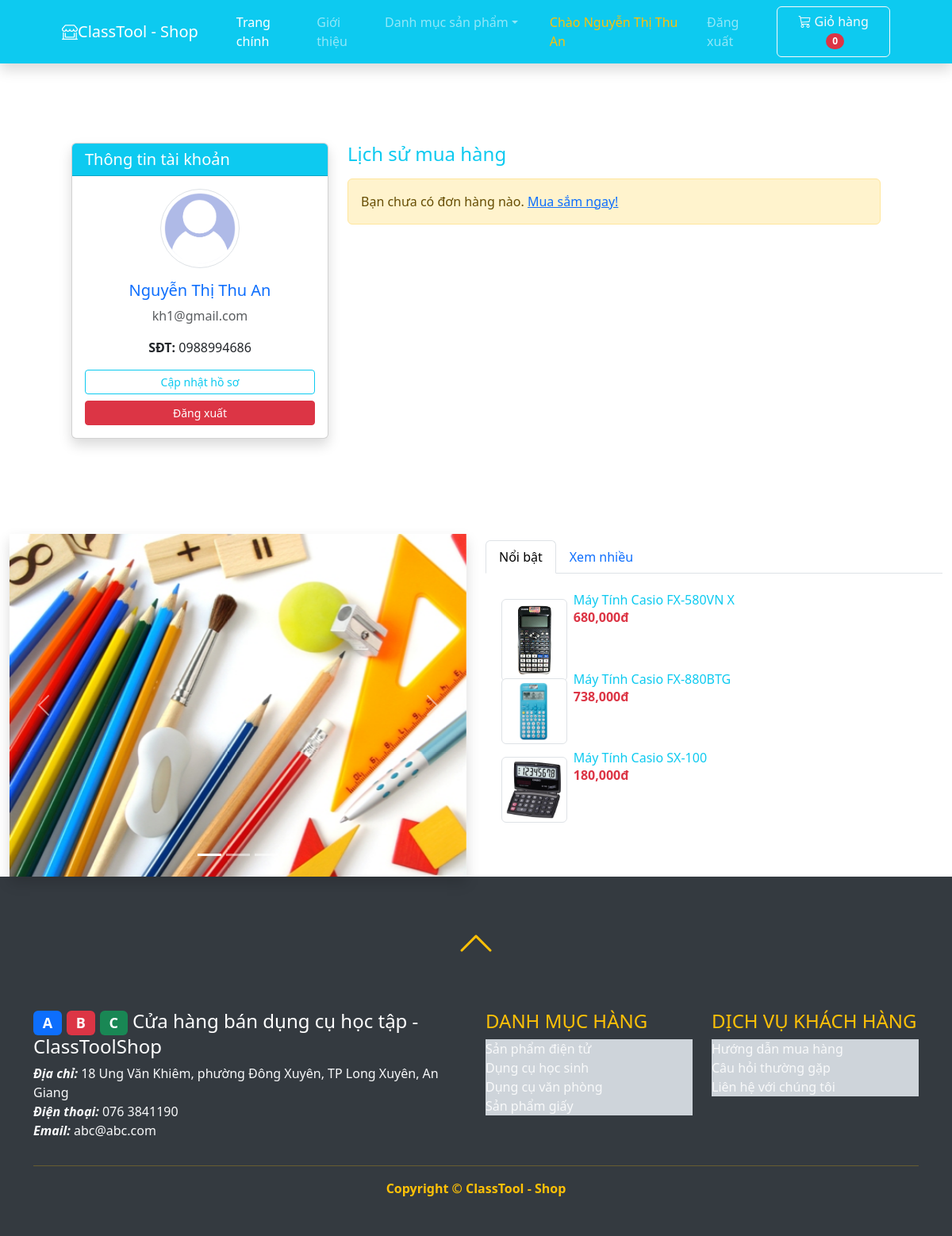
The page /index.php?action=thongtin (signed in) on the database as committed earlier.
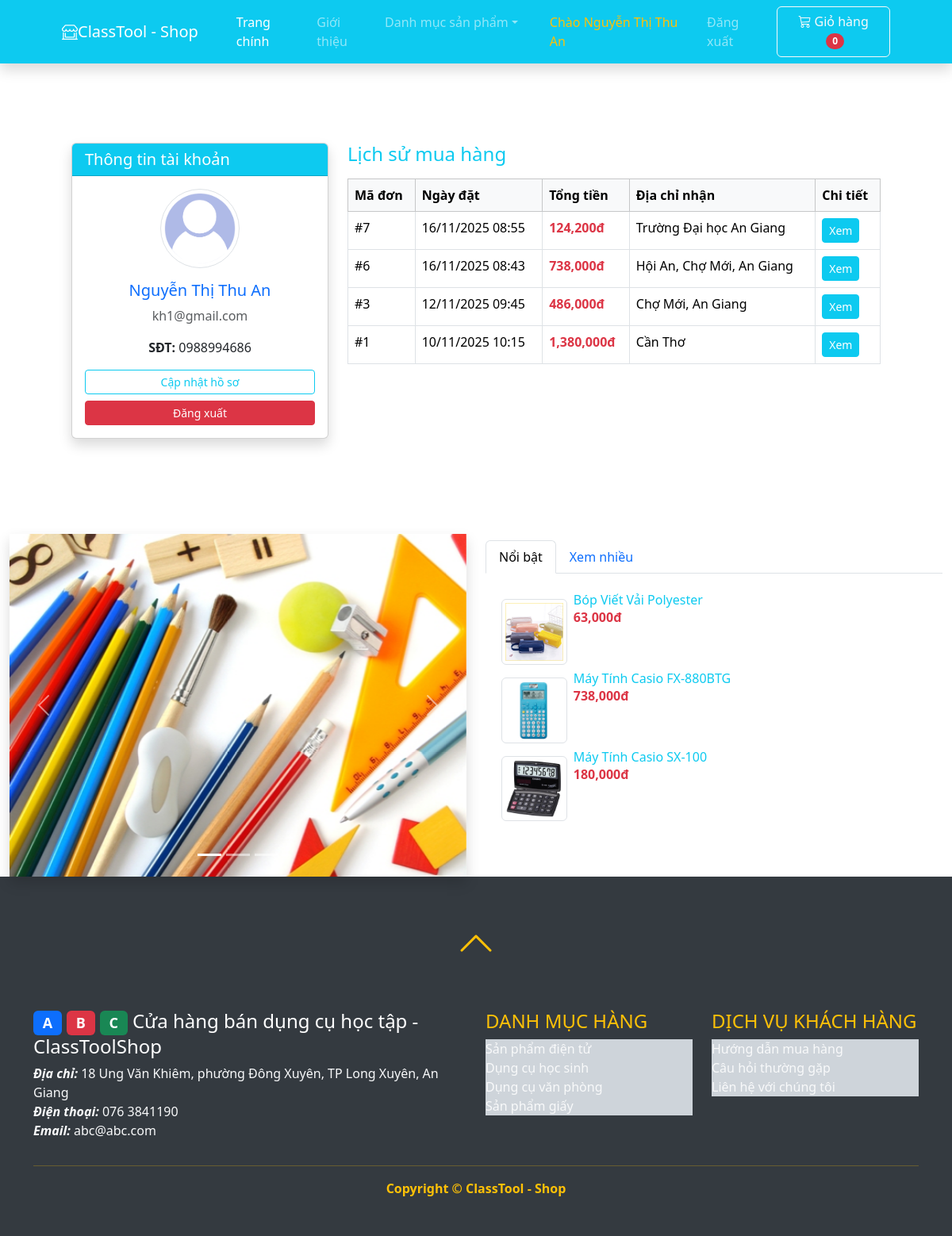
The same page on the database as committed later.
### tables this page shows
CREATE TABLE `mathang` (
  `id` int(11) NOT NULL,
  `tenmathang` varchar(255) NOT NULL,
  `mota` text DEFAULT NULL,
  `giagoc` float NOT NULL DEFAULT 0,
  `giaban` float NOT NULL DEFAULT 0,
  `soluongton` int(11) NOT NULL DEFAULT 0,
  `hinhanh` varchar(255) DEFAULT NULL,
  `danhmuc_id` int(11) NOT NULL,
  `luotxem` int(11) NOT NULL DEFAULT 0,
  `luotmua` int(11) NOT NULL DEFAULT 0
);

CREATE TABLE `danhmuc` (
  `id` int(11) NOT NULL,
  `tendanhmuc` varchar(50) NOT NULL
);

CREATE TABLE `donhang` (
  `id` int(11) NOT NULL,
  `nguoidung_id` int(11) NOT NULL,
  `diachi` varchar(50) DEFAULT NULL,
  `ngay` datetime NOT NULL DEFAULT current_timestamp(),
  `tongtien` float NOT NULL DEFAULT 0,
  `ghichu` varchar(255) DEFAULT NULL
);

### model/mathang.php (called while the page is built, shortened)
<?php
class MATHANG{
    public function laymathangxemnhieu(){
        $dbcon = DATABASE::connect();
        try{
            $sql = "SELECT * FROM mathang ORDER BY luotxem DESC LIMIT 3";
            $cmd = $dbcon->prepare($sql);
            $cmd->execute();
            $result = $cmd->fetchAll();
            return $result;
        }
        catch(PDOException $e){
            $error_message = $e->getMessage();
            echo "<p>Lỗi truy vấn: $error_message</p>";
            exit();
        }
    }
}
?>

### model/danhmuc.php (called while the page is built, shortened)
<?php
class DANHMUC{
    public function laydanhmuc(){
        $dbcon = DATABASE::connect();
        try{
            $sql = "SELECT * FROM danhmuc";
            $cmd = $dbcon->prepare($sql);
            $cmd->execute();
            $result = $cmd->fetchAll();
            return $result;
        }
        catch(PDOException $e){
            $error_message = $e->getMessage();
            echo "<p>Lỗi truy vấn: $error_message</p>";
            exit();
        }
    }
}
?>

### model/donhang.php (called while the page is built, shortened)
<?php
class DONHANG{
    public function laydanhsachdonhangtheokh($nguoidung_id){
        $dbcon = DATABASE::connect();
        try{
            $sql = "SELECT * FROM donhang WHERE nguoidung_id=:nguoidung_id ORDER BY id DESC";
            $cmd = $dbcon->prepare($sql);
            $cmd->bindValue(":nguoidung_id", $nguoidung_id);
            $cmd->execute();
            return $cmd->fetchAll();
        }
        catch(PDOException $e){ return null; }
    }
}
?>

### public/info.php (the view, shortened to what the changed rows need)
<?php include("inc/top.php"); ?>
<div class="container py-5">
    <div class="row">
        <div class="col-md-8">
            <h4 class="text-info mb-3">Lịch sử mua hàng</h4>
            <?php if(empty($donhang)): ?>
                <div class="alert alert-warning">Bạn chưa có đơn hàng nào. <a href="index.php">Mua sắm ngay!</a></div>
            <?php else: ?>
                <div class="table-responsive">
                    <table class="table table-hover table-bordered">
                        <thead class="table-light">
                            <tr><th>Mã đơn</th><th>Ngày đặt</th><th>Tổng tiền</th><th>Địa chỉ nhận</th><th>Chi tiết</th></tr>
                        </thead>
                        <tbody>
                            <?php foreach($donhang as $d): ?>
                            <tr>
                                <td>#<?php echo $d['id']; ?></td>
                                <td><?php echo date('d/m/Y H:i', strtotime($d['ngay'])); ?></td>
                                <td class="text-danger fw-bold"><?php echo number_format($d['tongtien']); ?>đ</td>
                                <td><?php echo $d['diachi']; ?></td>
                                <td><a href="index.php?action=thongtin&dhid=<?php echo $d['id']; ?>" class="btn btn-sm btn-info text-white">Xem</a></td>
                            </tr>
                            <?php endforeach; ?>
                        </tbody>
                    </table>
                </div>
            <?php endif; ?>
        </div>
    </div>
</div>
<?php include("inc/bottom.php"); ?>

### public/inc/bottom.php (shortened to what the changed rows need)
            </div>
        </section>
        <section>
            <div class="container-fluid">
                <div class="row">
                    <div class="col-md-6 pt-2">
                      <div class="tab-content">
                        <div id="menu1" class="container tab-pane active"><br>
                          <?php include("inc/topview.php"); ?>
                        </div>
                      </div>
                    </div>
                </div>
            </div>
        </section>
        <footer class="py-5" style="background-color:#343a40;">
    <div class="container">
        <div class="row">
            <div class="col-md-3 text-light">
                <h4 style="color:#ffc107;">DANH MỤC HÀNG</h4>
                <?php foreach ($danhmuc as $d): ?>
                    <a class="list-group-item list-group-item-dark text-light" href="?action=group&id=<?php echo $d["id"]; ?>">
                        <?php echo $d["tendanhmuc"]; ?>
                    </a>
                <?php endforeach; ?>
            </div>
        </div>
    </div>
</footer>
    </body>
</html>

### public/inc/topview.php
<div class="d-flex flex-column">
<?php foreach($mathangxemnhieu as $x): ?>
	<div style="max-height:100px"><a class="text-decoration-none" href="index.php?action=detail&id=<?php echo $x["id"]; ?>">
		<img style="max-width:15%" class="img-thumbnail float-start m-2"
			src="../<?php echo $x["hinhanh"]; ?>"
			alt="<?php echo $x["tenmathang"]; ?>">
		<h6 class="card-title text-info"><?php echo $x["tenmathang"]; ?></h6>
		<p class="card-text text-danger fw-bold"><?php echo number_format($x["giaban"]); ?>đ</p>	</a>
	</div>
<?php endforeach; ?>
</div>

Rows that differ between the two databases and show on the page:
no longer on this page (row unchanged): mathang: hinhanh (picture), tenmathang "Máy Tính Casio FX-580VN X", giaban "680,000"
added donhang: id "7", ngay "16/11/2025 08:55", tongtien "124,200", diachi "Trường Đại học An Giang"
added donhang: id "6", ngay "16/11/2025 08:43", tongtien "738,000", diachi "Hội An, Chợ Mới, An Giang"
added donhang: id "3", ngay "12/11/2025 09:45", tongtien "486,000", diachi "Chợ Mới, An Giang"
added donhang: id "1", ngay "10/11/2025 10:15", tongtien "1,380,000", diachi "Cần Thơ"
now on this page (row edited): mathang: hinhanh (picture), tenmathang "Bóp Viết Vải Polyester", giaban "63,000"
Other text that changed with them:
text no longer shown: "Bạn chưa có đơn hàng nào. Mua sắm ngay!"
text now shown: "Mã đơn Ngày đặt Tổng tiền Địa chỉ nhận Chi tiết"
